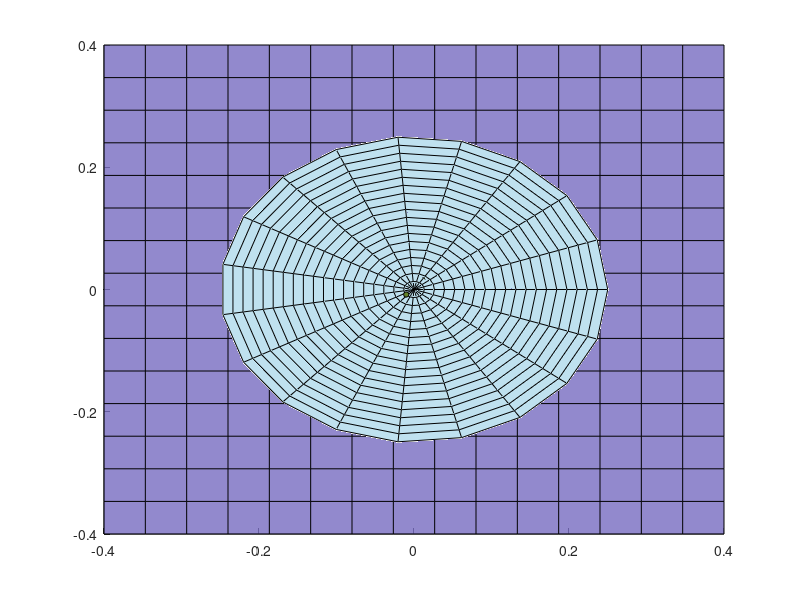

Write MATLAB code to recreate this figure. (Note: this script raises an error after producing the figure.)
%% setup
figure('Position',[1 1 800 700]); 
hold on;
cone_zfactor = 4;
n_at = 100;
spec_sf_x  = .33;
spec_sf_z = .2;
cone_samp = 20;
ap_samp = 100;
ap_extent = .4;
ronch_samp = 512;
ronch_extent = .35;

samp_color = [99 129  39]/255;
cone_color = [0 134 192]/255;
cone_alpha = .25;
ap_color = [119 108 193]/255;
%% prespecimen cone
r = linspace(0,1/cone_zfactor,cone_samp) ;
th = linspace(0,2*pi,cone_samp) ;
[R,T] = meshgrid(r,th) ;
X = R.*cos(T) ;
Y = R.*sin(T) ;
Z = cone_zfactor.*R ;
surf(X,Y,Z,'FaceColor',cone_color,'FaceAlpha',cone_alpha);
%% aperture
[X,Y] = meshgrid(linspace(-1,1,ap_samp),linspace(-1,1,ap_samp));
X = X.* ap_extent; Y=  Y.* ap_extent;
Z = .5.*ones(size(X));  %placing aperture halfway up cone
Z(X.^2+Y.^2 < (1/cone_zfactor./2).^2) = nan;
surf(X,Y,Z,'FaceColor',ap_color,'FaceAlpha',.8,'EdgeColor','none');
[X,Y] = meshgrid(linspace(-1,1,ap_samp/6),linspace(-1,1,ap_samp/6));
X = X.* ap_extent; Y=  Y.* ap_extent;
Z = .5.*ones(size(X));  %placing aperture halfway up cone
Z(X.^2+Y.^2 < (1/cone_zfactor./2).^2) = nan;
surf(X,Y,Z,'FaceColor','none','FaceAlpha',.8);
%% specimen
rand_pos = rand(3,n_at);
rand_pos(1:2,:) = rand_pos(1:2,:).*spec_sf_x-spec_sf_x/2;
rand_pos(3,:) = rand_pos(3,:).*spec_sf_z - spec_sf_z/2;
scatter3(rand_pos(1,:),rand_pos(2,:),rand_pos(3,:),15,'filled','MarkerFaceColor',samp_color,'MarkerEdgeColor','k');

%% post specimen cone
X = R.*cos(T) ;
Y = R.*sin(T) ;
Z = -cone_zfactor.*R ;
surf(X,Y,Z,'FaceColor',cone_color,'FaceAlpha',cone_alpha);

%% ronch
[X,Y] = meshgrid(linspace(-ronch_extent,ronch_extent,ronch_samp),linspace(-ronch_extent,ronch_extent,ronch_samp));
Z = ones(size(X)).*-1;

ab = aberration_generator(1);
ronch = shifted_ronchigram(ab,[0 0],128,ronch_samp,180);

a = surf(X,Y,Z,...    % Plot the surface
     'CData',(ronch-.5).*2,...
     'FaceColor','texturemap', 'EdgeColor','none'); colormap gray;


%% final
xlim([-1 1]);
ylim([-1 1]);
zlim([-1 1]);
view(3);
axis off;

